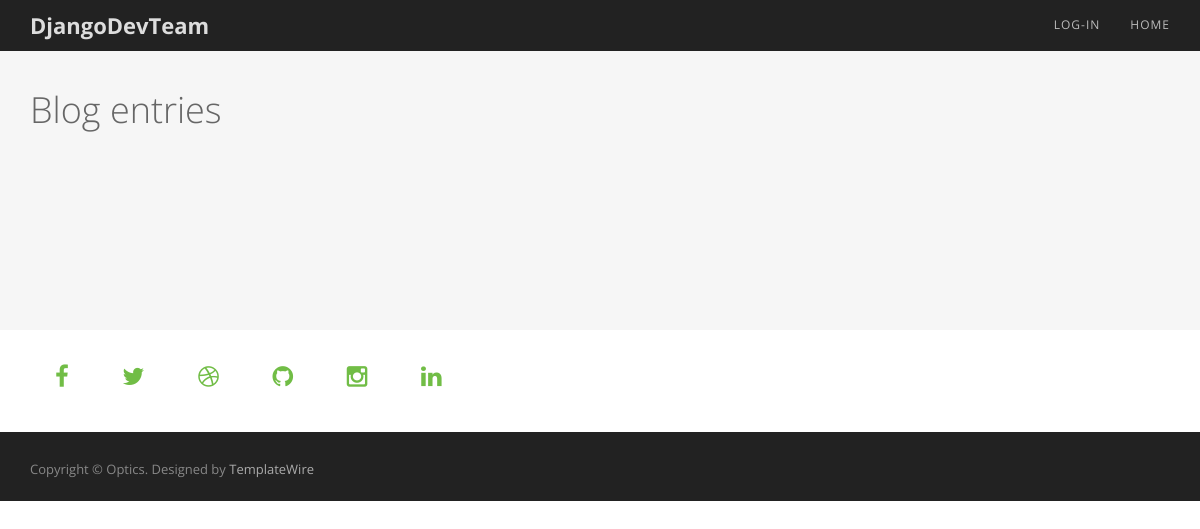
/blog/, run on an earlier commit of the app's database.
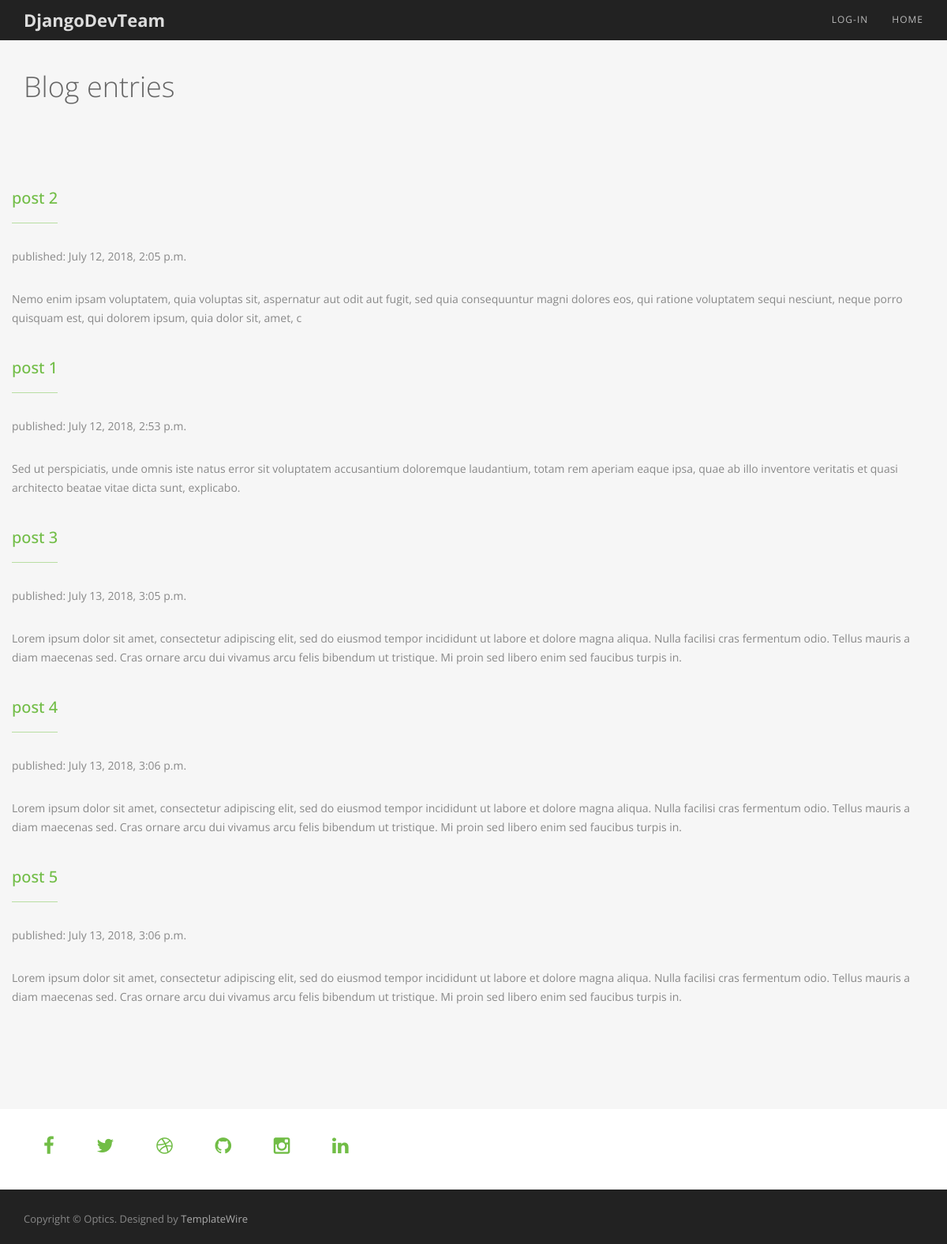
And on a later commit of the database.
### blog/models.py (models this page shows, shortened)
class Post(models.Model):
    author = models.ForeignKey('auth.User', on_delete=models.CASCADE)
    title = models.CharField(max_length=200)
    text = models.TextField()
    created_date = models.DateTimeField(
            default=timezone.now)
    published_date = models.DateTimeField(
            blank=True, null=True)
    tags = models.ManyToManyField(Tag, verbose_name='tags')

### blog/views.py (the view)
def blog_mainpage(request):
    posts = Post.objects.filter(published_date__lte=timezone.now()).order_by('published_date')
    return render(request, 'blog_mainpage.html', {'posts': posts})

### blog/templates/blog_mainpage.html (shortened to what this page needs)
{% extends 'base.html' %}
{% block content %}
    <div class="section-title">
      <h2>Blog entries</h2>
    </div>
    {% for post in posts %}
    <div class="row">
      <h4><a href="{% url 'post_detail' pk=post.pk %}">{{ post.title }}</a></h4>
      <p>published: {{ post.published_date }}</p>
      <p>{{ post.text|linebreaksbr }}</p>
    </div>
    {% endfor %}
{% endblock %}

### blog/templates/base.html (shortened to what this page needs)
<!DOCTYPE html>
<html>
<head>
    {% load staticfiles %}
    <link rel="stylesheet" type="text/css"  href="{% static "css/bootstrap.css" %}">
    <link rel="stylesheet" type="text/css" href="{% static "fonts/font-awesome/css/font-awesome.css" %}">
    <link rel="stylesheet" type="text/css"  href="{% static "css/style.css" %}">
    <link rel="stylesheet" type="text/css" href="{% static "css/prettyPhoto.css" %}">
</head>
<body>
<nav id="menu" class="navbar navbar-default navbar-fixed-top on">
  <div class="container">
    <div class="navbar-header">
      <a class="navbar-brand" href="/">DjangoDevTeam</a> </div>
    <div class="collapse navbar-collapse" id="bs-example-navbar-collapse-1">
      <ul class="nav navbar-nav navbar-right">
        <li><a href="/admin" class="page-scroll">Log-in</a></li>
        <li><a href="/" class="page-scroll">Home</a></li>
      </ul>
    </div>
  </div>
</nav>
<div id="about-section">
  <div class="container">
    {% block content %}
    {% endblock %}
  </div>
</div>
<div id="social-section">
  <div class="container">
    <div class="social">
      <ul>
        <li><a href="#"><i class="fa fa-facebook"></i></a></li>
        <li><a href="#"><i class="fa fa-twitter"></i></a></li>
        <li><a href="#"><i class="fa fa-dribbble"></i></a></li>
        <li><a href="#"><i class="fa fa-github"></i></a></li>
        <li><a href="#"><i class="fa fa-instagram"></i></a></li>
        <li><a href="#"><i class="fa fa-linkedin"></i></a></li>
      </ul>
    </div>
  </div>
</div>
<div id="footer">
  <div class="container">
    <p>Copyright &copy; Optics. Designed by <a href="http://www.templatewire.com" rel="nofollow">TemplateWire</a></p>
  </div>
</div>
</body>
</html>

### blog/static/css/style.css (style rules this page uses)
body, html { font-family: 'Open Sans', sans-serif; text-rendering: optimizeLegibility !important; -webkit-font-smoothing: antialiased !important; color: #333; }
h2 { line-height: 20px; margin: 0; font-size: 36px; font-weight: 300; margin-bottom: 20px; color: #666; }
h4 { color: #666; font-size: 20px; }
p { font-family: 'Open Sans', sans-serif; color: #888; line-height: 24px; }
a { color: #71bd46; }
ul, ol { padding: 0; webkit-padding: 0; moz-padding: 0; list-style: none; }
#menu { padding: 20px; transition: all 0.8s; }
#menu.navbar-default { background-color: rgba(248, 248, 248, 0); border-color: rgba(231, 231, 231, 0); }
#menu a.navbar-brand { font-size: 22px; color: #ddd; font-weight: 700; }
#menu.navbar-default .navbar-nav > li > a { text-transform: uppercase; color: #bbbbbb; font-size: 12px; letter-spacing: 1px; }
.on { background-color: #222222 !important; padding: 0 !important; }
.section-title { padding-bottom: 50px; }
#about-section { padding: 100px 0; background-color: #f6f6f6; }
#about-section h4 { border-bottom: 1px solid #b8dea2; padding-bottom: 20px; display: inline-block; }
#about-section p { margin-top: 20px; margin-bottom: 30px; }
#social-section { padding: 30px 0; background-color: #fff; }
#social-section .social ul li { display: inline-block; margin: 0 20px; }
#social-section .social i.fa { font-size: 24px; padding: 4px 5px; color: #71bd46; transition: all 0.5s; }
#footer { background-color: #222222; color: #777; padding: 15px 0 10px 0; }
#footer p { font-size: 13px; margin-top: 10px; }
#footer a { color: #aaa; }

What changed in the data, as far as the page shows it:
added Post: title "post 2", published_date "July 12, 2018, 2:05 p.m.", text "Nemo enim ipsam voluptatem, quia voluptas sit, aspernatur aut odit aut fugit, sed quia consequuntur magni dolores eos, qui ratione voluptatem sequi nesciunt, neque porro quisquam est, qui dolorem ipsum, quia dolor sit, amet, c"
added Post: title "post 1", published_date "July 12, 2018, 2:53 p.m.", text "Sed ut perspiciatis, unde omnis iste natus error sit voluptatem accusantium doloremque laudantium, totam rem aperiam eaque ipsa, quae ab illo inventore veritatis et quasi architecto beatae vitae dicta sunt, explicabo."
added Post: title "post 3", published_date "July 13, 2018, 3:05 p.m.", text "Lorem ipsum dolor sit amet, consectetur adipiscing elit, sed do eiusmod tempor incididunt ut labore et dolore magna aliqua. Nulla facilisi cras fermentum odio. Tellus mauris a diam maecenas sed. Cras ornare arcu dui vivamus arcu felis bibendum ut tristique. Mi proin sed libero enim sed faucibus turpis in."
added Post: title "post 4", published_date "July 13, 2018, 3:06 p.m.", text "Lorem ipsum dolor sit amet, consectetur adipiscing elit, sed do eiusmod tempor incididunt ut labore et dolore magna aliqua. Nulla facilisi cras fermentum odio. Tellus mauris a diam maecenas sed. Cras ornare arcu dui vivamus arcu felis bibendum ut tristique. Mi proin sed libero enim sed faucibus turpis in."
added Post: title "post 5", published_date "July 13, 2018, 3:06 p.m.", text "Lorem ipsum dolor sit amet, consectetur adipiscing elit, sed do eiusmod tempor incididunt ut labore et dolore magna aliqua. Nulla facilisi cras fermentum odio. Tellus mauris a diam maecenas sed. Cras ornare arcu dui vivamus arcu felis bibendum ut tristique. Mi proin sed libero enim sed faucibus turpis in."
